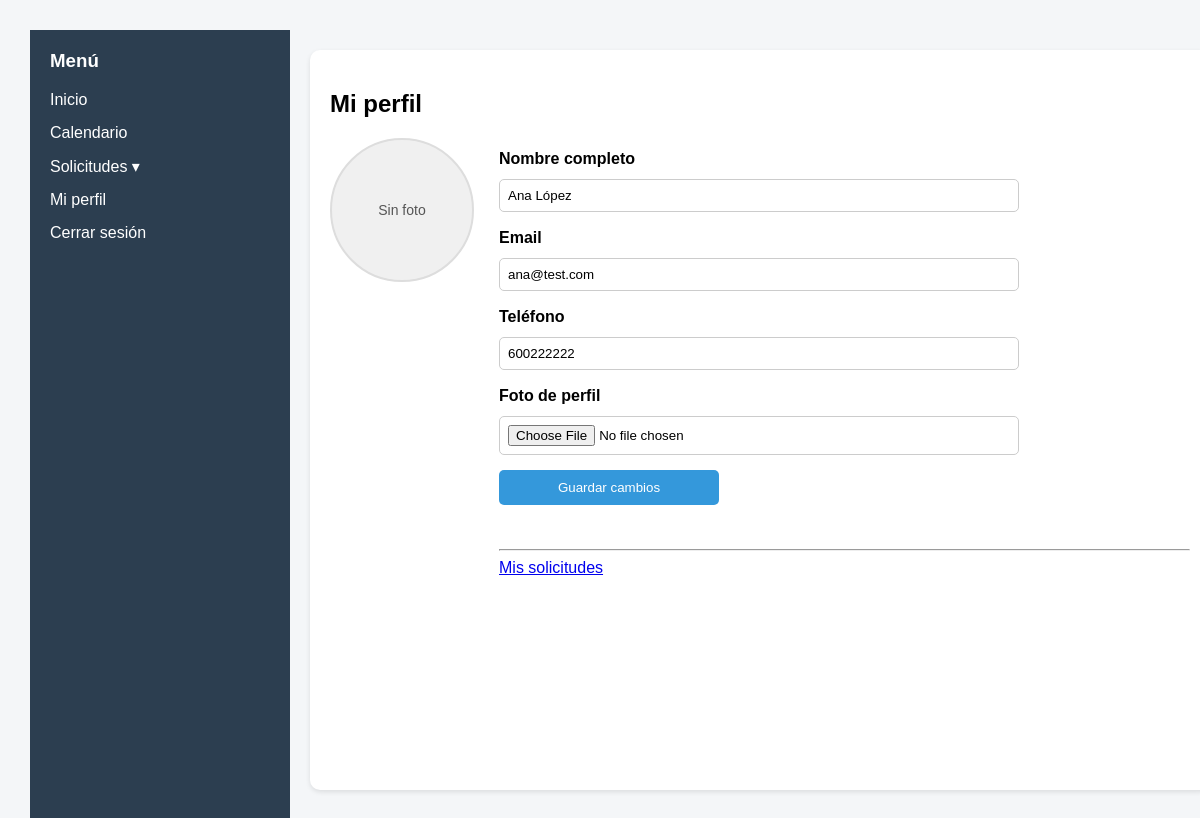
The app's page /frontend/views/perfil.php (signed in) with its own data.
### tables this page shows
CREATE TABLE EMPLEADO (
	id_empleado INTEGER PRIMARY KEY AUTOINCREMENT,
	nombre TEXT NOT NULL,
	email TEXT NOT NULL,
	dni TEXT NOT NULL,
	telefono TEXT,
	usuario TEXT NOT NULL,
	contrasena TEXT NOT NULL,
	rol TEXT NOT NULL
);

### frontend/views/perfil.php (the view, shortened to what this page needs)
<?php include '../components/header.php'; ?>
<?php include '../components/layout.php'; ?>
<?php
$db = getDB();
$idEmpleado = $_SESSION['id_empleado'];
$stmt = $db->prepare("
  SELECT nombre, email, telefono
  FROM EMPLEADO
  WHERE id_empleado = :id_empleado
");
$stmt->execute([
  ':id_empleado' => $idEmpleado
]);
$empleado = $stmt->fetch(PDO::FETCH_ASSOC);
$nombre = $empleado['nombre'] ?? '';
$email = $empleado['email'] ?? '';
$telefono = $empleado['telefono'] ?? '';
$fotoUrl = '';
?>
<main>
  <div class="card profile-card">
    <h2>Mi perfil</h2>
    <div class="profile-row">
      <div class="profile-image-container">
        <?php if ($fotoUrl): ?>
          <img src="<?php echo $fotoUrl; ?>" alt="Foto de perfil" class="profile-image">
        <?php else: ?>
          <div class="profile-image placeholder">Sin foto</div>
        <?php endif; ?>
      </div>
      <div class="profile-info">
        <form method="POST" enctype="multipart/form-data">
          <label for="nombre">Nombre completo</label>
          <input type="text" id="nombre" name="nombre" value="<?php echo htmlspecialchars($nombre); ?>">
          <label for="email">Email</label>
          <input type="email" id="email" name="email" value="<?php echo htmlspecialchars($email); ?>">
          <label for="telefono">Teléfono</label>
          <input type="tel" id="telefono" name="telefono" value="<?php echo htmlspecialchars($telefono); ?>">
          <label for="foto">Foto de perfil</label>
          <input type="file" id="foto" name="foto" accept="image/*">
          <button class="primary" type="submit">Guardar cambios</button>
        </form>
        <br/><br/><hr/>
        <a href="mis_solicitudes.php">Mis solicitudes</a>
      </div>
    </div>
  </div>
</main>
<?php include '../components/footer.php'; ?>

### frontend/css/styles.css (style rules this page uses)
html, body { margin: 0; padding: 15px; font-family: sans-serif; }
body { font-family: Arial; margin: 0; background: #f4f6f8; }
main { flex: 1; padding: 20px; display: flex; flex-direction: column; overflow: auto; }
.card { background: white; padding: 20px; border-radius: 10px; margin-bottom: 20px; box-shadow: 0 2px 5px rgba(0, 0, 0, 0.1); flex: 1; display: flex; flex-direction: column; }
.primary { background: #3498db; color: white; border: none; padding: 10px 18px; margin-top: 10px; cursor: pointer; border-radius: 5px; display: inline-block; width: min(220px, 100%); max-width: 220px; text-align: center; }
input, select, textarea { padding: 8px; margin: 5px 0; width: min(100%, 520px); box-sizing: border-box; border: 1px solid #ccc; border-radius: 5px; }
.card form, .request-section { max-width: 520px; }
label { display: block; margin: 12px 0 6px; font-weight: bold; }
.profile-row { display: flex; gap: 25px; flex-wrap: wrap; align-items: flex-start; }
.profile-image-container { min-width: 140px; }
.profile-image, .profile-image.placeholder { width: 140px; height: 140px; border-radius: 50%; object-fit: cover; border: 2px solid #ddd; display: block; }
.profile-image.placeholder { display: flex; align-items: center; justify-content: center; background: #f0f0f0; color: #555; font-size: 14px; text-align: center; }
.profile-info { flex: 1; }

### records on screen
empleado: nombre "Ana López", email "ana@test.com", telefono "600222222"
